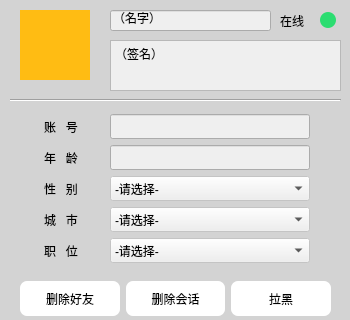
<?xml version="1.0" encoding="UTF-8"?>
<ui version="4.0">
 <class>FriendShow</class>
 <widget class="QDialog" name="FriendShow">
  <property name="geometry">
   <rect>
    <x>0</x>
    <y>0</y>
    <width>350</width>
    <height>320</height>
   </rect>
  </property>
  <property name="windowTitle">
   <string>Dialog</string>
  </property>
  <property name="styleSheet">
   <string notr="true">QDialog
{
background-color: rgb(211,211,211);
border-top-left-radius : 15px;
}
QLabel
{
	font: 9pt &quot;微软雅黑&quot;;
}
</string>
  </property>
  <widget class="QTextEdit" name="signatureEdit">
   <property name="enabled">
    <bool>false</bool>
   </property>
   <property name="geometry">
    <rect>
     <x>110</x>
     <y>40</y>
     <width>231</width>
     <height>51</height>
    </rect>
   </property>
   <property name="styleSheet">
    <string notr="true">color: rgb(0, 0, 0);</string>
   </property>
   <property name="html">
    <string>&lt;!DOCTYPE HTML PUBLIC &quot;-//W3C//DTD HTML 4.0//EN&quot; &quot;http://www.w3.org/TR/REC-html40/strict.dtd&quot;&gt;
&lt;html&gt;&lt;head&gt;&lt;meta name=&quot;qrichtext&quot; content=&quot;1&quot; /&gt;&lt;style type=&quot;text/css&quot;&gt;
p, li { white-space: pre-wrap; }
&lt;/style&gt;&lt;/head&gt;&lt;body style=&quot; font-family:'SimSun'; font-size:9.07563pt; font-weight:400; font-style:normal;&quot;&gt;
&lt;p style=&quot; margin-top:0px; margin-bottom:0px; margin-left:0px; margin-right:0px; -qt-block-indent:0; text-indent:0px;&quot;&gt;&lt;span style=&quot; font-size:9.07563pt;&quot;&gt;（签名）&lt;/span&gt;&lt;/p&gt;&lt;/body&gt;&lt;/html&gt;</string>
   </property>
  </widget>
  <widget class="QLabel" name="label_2">
   <property name="geometry">
    <rect>
     <x>20</x>
     <y>10</y>
     <width>70</width>
     <height>70</height>
    </rect>
   </property>
   <property name="minimumSize">
    <size>
     <width>70</width>
     <height>70</height>
    </size>
   </property>
   <property name="maximumSize">
    <size>
     <width>70</width>
     <height>70</height>
    </size>
   </property>
   <property name="styleSheet">
    <string notr="true">background-color: rgb(255, 188, 19);</string>
   </property>
   <property name="text">
    <string/>
   </property>
  </widget>
  <widget class="QLineEdit" name="nameEdit">
   <property name="enabled">
    <bool>false</bool>
   </property>
   <property name="geometry">
    <rect>
     <x>110</x>
     <y>10</y>
     <width>161</width>
     <height>21</height>
    </rect>
   </property>
   <property name="styleSheet">
    <string notr="true">color: rgb(0, 0, 0);</string>
   </property>
   <property name="text">
    <string>（名字）</string>
   </property>
  </widget>
  <widget class="Line" name="line">
   <property name="geometry">
    <rect>
     <x>10</x>
     <y>90</y>
     <width>331</width>
     <height>20</height>
    </rect>
   </property>
   <property name="orientation">
    <enum>Qt::Horizontal</enum>
   </property>
  </widget>
  <widget class="QLabel" name="statusEdit">
   <property name="geometry">
    <rect>
     <x>280</x>
     <y>10</y>
     <width>31</width>
     <height>21</height>
    </rect>
   </property>
   <property name="text">
    <string>在线</string>
   </property>
  </widget>
  <widget class="QWidget" name="layoutWidget">
   <property name="geometry">
    <rect>
     <x>20</x>
     <y>280</y>
     <width>311</width>
     <height>37</height>
    </rect>
   </property>
   <layout class="QHBoxLayout" name="horizontalLayout">
    <item>
     <widget class="QPushButton" name="btnDeleteFriend">
      <property name="minimumSize">
       <size>
        <width>0</width>
        <height>35</height>
       </size>
      </property>
      <property name="styleSheet">
       <string notr="true">QPushButton
{
	font: 9pt &quot;微软雅黑&quot;;
	border-radius :7px;
	background-color: rgb(255,255,255);
}
QPushButton:hover
{
	background-color: rgb(169,189,35);
}</string>
      </property>
      <property name="text">
       <string>删除好友</string>
      </property>
     </widget>
    </item>
    <item>
     <widget class="QPushButton" name="btnDeleteDialog">
      <property name="minimumSize">
       <size>
        <width>0</width>
        <height>35</height>
       </size>
      </property>
      <property name="styleSheet">
       <string notr="true">QPushButton
{
	font: 9pt &quot;微软雅黑&quot;;
	border-radius :7px;
	background-color: rgb(255,255,255);
}
QPushButton:hover
{
	background-color: rgb(169,189,35);
}</string>
      </property>
      <property name="text">
       <string>删除会话</string>
      </property>
     </widget>
    </item>
    <item>
     <widget class="QPushButton" name="btnAddBlackList">
      <property name="minimumSize">
       <size>
        <width>0</width>
        <height>35</height>
       </size>
      </property>
      <property name="styleSheet">
       <string notr="true">QPushButton
{
	font: 9pt &quot;微软雅黑&quot;;
	border-radius :7px;
	background-color: rgb(255,255,255);
}
QPushButton:hover
{
	background-color: rgb(169,189,35);
}</string>
      </property>
      <property name="text">
       <string>拉黑</string>
      </property>
     </widget>
    </item>
   </layout>
  </widget>
  <widget class="QLabel" name="statusPoint">
   <property name="geometry">
    <rect>
     <x>320</x>
     <y>12</y>
     <width>16</width>
     <height>16</height>
    </rect>
   </property>
   <property name="minimumSize">
    <size>
     <width>16</width>
     <height>16</height>
    </size>
   </property>
   <property name="maximumSize">
    <size>
     <width>16</width>
     <height>16</height>
    </size>
   </property>
   <property name="styleSheet">
    <string notr="true">background-color: rgb(44,221,113);
border-radius :8px;</string>
   </property>
   <property name="text">
    <string/>
   </property>
  </widget>
  <widget class="QWidget" name="layoutWidget_2">
   <property name="geometry">
    <rect>
     <x>40</x>
     <y>110</y>
     <width>276</width>
     <height>161</height>
    </rect>
   </property>
   <layout class="QVBoxLayout" name="verticalLayout">
    <property name="spacing">
     <number>2</number>
    </property>
    <item>
     <layout class="QHBoxLayout" name="horizontalLayout_2">
      <item>
       <widget class="QLabel" name="accountLabel">
        <property name="minimumSize">
         <size>
          <width>60</width>
          <height>0</height>
         </size>
        </property>
        <property name="maximumSize">
         <size>
          <width>60</width>
          <height>16777215</height>
         </size>
        </property>
        <property name="text">
         <string>账   号</string>
        </property>
       </widget>
      </item>
      <item>
       <widget class="QLineEdit" name="accountEdit">
        <property name="enabled">
         <bool>false</bool>
        </property>
        <property name="minimumSize">
         <size>
          <width>200</width>
          <height>25</height>
         </size>
        </property>
        <property name="maximumSize">
         <size>
          <width>200</width>
          <height>25</height>
         </size>
        </property>
        <property name="styleSheet">
         <string notr="true">color: rgb(0, 0, 0);</string>
        </property>
       </widget>
      </item>
     </layout>
    </item>
    <item>
     <layout class="QHBoxLayout" name="horizontalLayout_3">
      <item>
       <widget class="QLabel" name="ageLabel">
        <property name="minimumSize">
         <size>
          <width>60</width>
          <height>0</height>
         </size>
        </property>
        <property name="maximumSize">
         <size>
          <width>60</width>
          <height>16777215</height>
         </size>
        </property>
        <property name="text">
         <string>年   龄</string>
        </property>
       </widget>
      </item>
      <item>
       <widget class="QLineEdit" name="ageEdit">
        <property name="enabled">
         <bool>false</bool>
        </property>
        <property name="minimumSize">
         <size>
          <width>200</width>
          <height>25</height>
         </size>
        </property>
        <property name="maximumSize">
         <size>
          <width>200</width>
          <height>25</height>
         </size>
        </property>
        <property name="styleSheet">
         <string notr="true">color: rgb(0, 0, 0);</string>
        </property>
       </widget>
      </item>
     </layout>
    </item>
    <item>
     <layout class="QHBoxLayout" name="horizontalLayout_4">
      <item>
       <widget class="QLabel" name="genderLabel">
        <property name="minimumSize">
         <size>
          <width>60</width>
          <height>0</height>
         </size>
        </property>
        <property name="maximumSize">
         <size>
          <width>60</width>
          <height>16777215</height>
         </size>
        </property>
        <property name="text">
         <string>性   别</string>
        </property>
       </widget>
      </item>
      <item>
       <widget class="QComboBox" name="genderEdit">
        <property name="enabled">
         <bool>false</bool>
        </property>
        <property name="minimumSize">
         <size>
          <width>200</width>
          <height>25</height>
         </size>
        </property>
        <property name="maximumSize">
         <size>
          <width>200</width>
          <height>16777215</height>
         </size>
        </property>
        <property name="styleSheet">
         <string notr="true">color: rgb(0, 0, 0);</string>
        </property>
        <property name="currentText">
         <string>-请选择-</string>
        </property>
        <item>
         <property name="text">
          <string>-请选择-</string>
         </property>
        </item>
        <item>
         <property name="text">
          <string>男</string>
         </property>
        </item>
        <item>
         <property name="text">
          <string>女</string>
         </property>
        </item>
       </widget>
      </item>
     </layout>
    </item>
    <item>
     <layout class="QHBoxLayout" name="horizontalLayout_5">
      <item>
       <widget class="QLabel" name="cityLabel">
        <property name="minimumSize">
         <size>
          <width>60</width>
          <height>0</height>
         </size>
        </property>
        <property name="maximumSize">
         <size>
          <width>60</width>
          <height>16777215</height>
         </size>
        </property>
        <property name="text">
         <string>城   市</string>
        </property>
       </widget>
      </item>
      <item>
       <widget class="QComboBox" name="cityEdit">
        <property name="enabled">
         <bool>false</bool>
        </property>
        <property name="minimumSize">
         <size>
          <width>200</width>
          <height>25</height>
         </size>
        </property>
        <property name="maximumSize">
         <size>
          <width>200</width>
          <height>16777215</height>
         </size>
        </property>
        <property name="styleSheet">
         <string notr="true">color: rgb(0, 0, 0);</string>
        </property>
        <item>
         <property name="text">
          <string>-请选择-</string>
         </property>
        </item>
        <item>
         <property name="text">
          <string>北京</string>
         </property>
        </item>
        <item>
         <property name="text">
          <string>天津</string>
         </property>
        </item>
        <item>
         <property name="text">
          <string>河北</string>
         </property>
        </item>
        <item>
         <property name="text">
          <string>辽宁</string>
         </property>
        </item>
        <item>
         <property name="text">
          <string>吉林</string>
         </property>
        </item>
        <item>
         <property name="text">
          <string>黑龙江</string>
         </property>
        </item>
        <item>
         <property name="text">
          <string>山东</string>
         </property>
        </item>
        <item>
         <property name="text">
          <string>江苏</string>
         </property>
        </item>
        <item>
         <property name="text">
          <string>上海</string>
         </property>
        </item>
        <item>
         <property name="text">
          <string>浙江</string>
         </property>
        </item>
        <item>
         <property name="text">
          <string>安徽</string>
         </property>
        </item>
        <item>
         <property name="text">
          <string>福建</string>
         </property>
        </item>
        <item>
         <property name="text">
          <string>江西</string>
         </property>
        </item>
        <item>
         <property name="text">
          <string>广东</string>
         </property>
        </item>
        <item>
         <property name="text">
          <string>广西</string>
         </property>
        </item>
        <item>
         <property name="text">
          <string>海南</string>
         </property>
        </item>
        <item>
         <property name="text">
          <string>河南</string>
         </property>
        </item>
        <item>
         <property name="text">
          <string>湖南</string>
         </property>
        </item>
        <item>
         <property name="text">
          <string>湖北</string>
         </property>
        </item>
        <item>
         <property name="text">
          <string>山西</string>
         </property>
        </item>
        <item>
         <property name="text">
          <string>内蒙古</string>
         </property>
        </item>
        <item>
         <property name="text">
          <string>宁夏</string>
         </property>
        </item>
        <item>
         <property name="text">
          <string>青海</string>
         </property>
        </item>
        <item>
         <property name="text">
          <string>陕西</string>
         </property>
        </item>
        <item>
         <property name="text">
          <string>甘肃</string>
         </property>
        </item>
        <item>
         <property name="text">
          <string>新疆</string>
         </property>
        </item>
        <item>
         <property name="text">
          <string>四川</string>
         </property>
        </item>
        <item>
         <property name="text">
          <string>贵州</string>
         </property>
        </item>
        <item>
         <property name="text">
          <string>云南</string>
         </property>
        </item>
        <item>
         <property name="text">
          <string>重庆</string>
         </property>
        </item>
        <item>
         <property name="text">
          <string>西藏</string>
         </property>
        </item>
        <item>
         <property name="text">
          <string>香港</string>
         </property>
        </item>
        <item>
         <property name="text">
          <string>澳门</string>
         </property>
        </item>
        <item>
         <property name="text">
          <string>台湾</string>
         </property>
        </item>
       </widget>
      </item>
     </layout>
    </item>
    <item>
     <layout class="QHBoxLayout" name="horizontalLayout_6">
      <item>
       <widget class="QLabel" name="jobLabel">
        <property name="minimumSize">
         <size>
          <width>60</width>
          <height>0</height>
         </size>
        </property>
        <property name="maximumSize">
         <size>
          <width>60</width>
          <height>16777215</height>
         </size>
        </property>
        <property name="text">
         <string>职   位</string>
        </property>
       </widget>
      </item>
      <item>
       <widget class="QComboBox" name="jobEdit">
        <property name="enabled">
         <bool>false</bool>
        </property>
        <property name="minimumSize">
         <size>
          <width>200</width>
          <height>25</height>
         </size>
        </property>
        <property name="maximumSize">
         <size>
          <width>200</width>
          <height>16777215</height>
         </size>
        </property>
        <property name="styleSheet">
         <string notr="true">color: rgb(0, 0, 0);</string>
        </property>
        <item>
         <property name="text">
          <string>-请选择-</string>
         </property>
        </item>
        <item>
         <property name="text">
          <string>教师</string>
         </property>
        </item>
        <item>
         <property name="text">
          <string>学生</string>
         </property>
        </item>
        <item>
         <property name="text">
          <string>公务员</string>
         </property>
        </item>
        <item>
         <property name="text">
          <string>律师/法务</string>
         </property>
        </item>
        <item>
         <property name="text">
          <string>计算机/通信</string>
         </property>
        </item>
        <item>
         <property name="text">
          <string>广告/传媒</string>
         </property>
        </item>
        <item>
         <property name="text">
          <string>医疗/护理</string>
         </property>
        </item>
        <item>
         <property name="text">
          <string>其他</string>
         </property>
        </item>
       </widget>
      </item>
     </layout>
    </item>
   </layout>
  </widget>
 </widget>
 <resources/>
 <connections/>
</ui>
